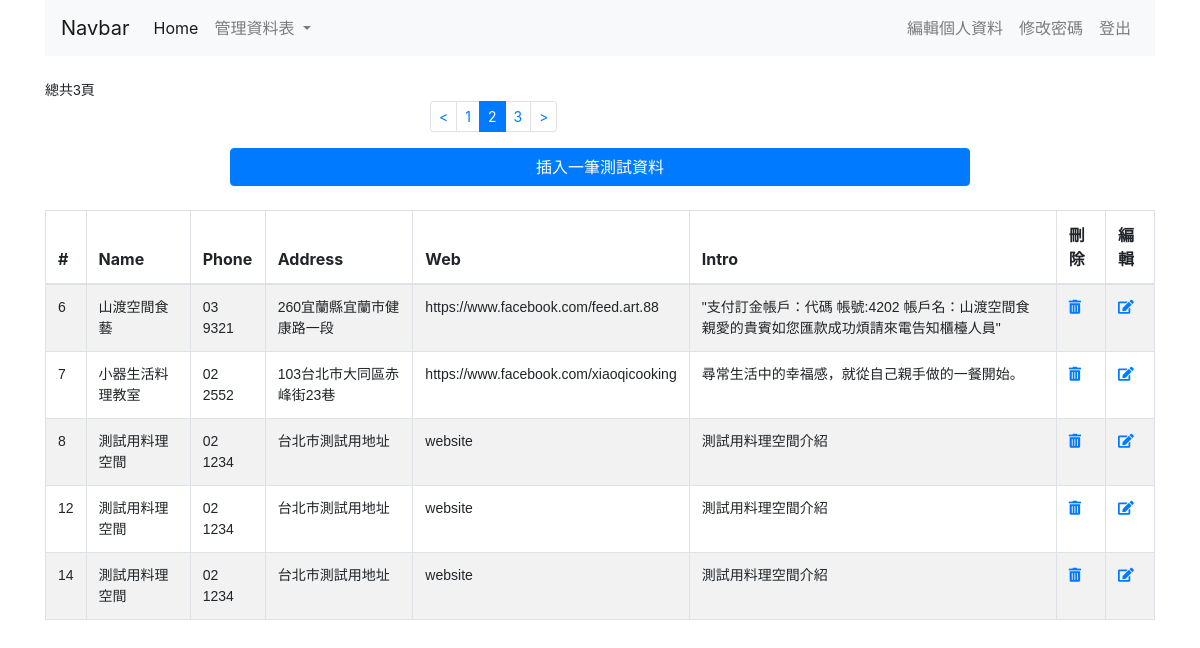
/Chef/cooking_house.php?page=2 (signed in), run on the app's committed database.
### tables this page shows
CREATE TABLE `cooking_house` (
  `sid` int(11) NOT NULL,
  `name` varchar(20) NOT NULL,
  `phone` varchar(10) NOT NULL,
  `address` varchar(40) NOT NULL,
  `web` varchar(40) NOT NULL,
  `intro` varchar(100) NOT NULL
);

### Chef/cooking_house.php (the view, shortened to what this page needs)
<?php
require __DIR__.'/connect.php';
$per_page = 5;
$page = isset($_GET['page'])? intval($_GET['page']):1;
$t_sql = "SELECT COUNT(1) FROM cooking_house";
$t_stmt = $pdo->query($t_sql);
$total_rows = $t_stmt->fetch(PDO::FETCH_NUM)[0];
$total_pages = ceil($total_rows/$per_page);
$sql = sprintf("SELECT * FROM cooking_house ORDER BY sid LIMIT %s, %s", ($page-1)*$per_page, $per_page);
$stmt = $pdo->query($sql);
$rows = $stmt->fetchAll(PDO::FETCH_ASSOC);
?>
<?php include __DIR__. '/_html_header.php' ?>
<?php include __DIR__. '/_navbar.php' ?>
<br>
<div class="form_data_font_style"><?= '總共'.$total_pages.'頁' ?></div>
<div class ="col-md-4 center_div">
<nav aria-label="...">
  <ul class="pagination pagination-sm">
  <li class="page-item <?= $page<=1 ?'disable':''?>">
        <a class ="page-link" href="?page=<?= $page-1 ?>">&lt;</a>
  </li>
  <?php for($i=1;$i<=$total_pages;$i++): ?>
    <li class="page-item <?= $i==$page ? 'active': ''?>">
        <a class ="page-link" href="?page=<?= $i ?>"><?= $i ?></a>
    </li>
    <?php endfor ?>
    <li class="page-item <?= $page>=$total_pages ?'disable':''?>">
    <a class ="page-link" href="?page=<?= $page+1 ?>">&gt;</a>
  </li>
  </ul>
</nav>
</div>
<a href="cooking_house_insert.php"><button type="button" class="btn btn-primary btn-block col-md-8 center_div">插入一筆測試資料</button></a>
<br>
<table class="table table-striped table-bordered">
<thead>
    <tr>
      <th scope="col">#</th>
      <th scope="col">Name</th>
      <th scope="col">Phone</th>
      <th scope="col">Address</th>
      <div col-md-6>
      <th scope="col">Web</th>
      <th scope="col">Intro</th>
      <th scope="col">刪除</th>
      <th scope="col">編輯</th>
      </div>
    </tr>
  </thead>
  <tbody>
  <?php foreach($rows as $row):?>
    <tr class="form_data_font_style">
      <td><?=$row['sid']?></td>
      <td><?=$row['name']?></td>
      <td><?=$row['phone']?></td>
      <td><?=$row['address']?></td>
      <td><?=$row['web']?></td>
      <td><?=$row['intro']?></td>
     <td><a href="cooking_house_delete.php?sid=<?= $row['sid']?>"><i class="fas fa-trash-alt"></i></a></td>
     <td><a href=""><i class="fas fa-edit"></i></a></td>
    </tr>
<?php endforeach; ?>
  </tbody>
</table>

### Chef/main.css (style rules this page uses)
.center_div { margin: 0 auto; }
.form_data_font_style { font-size: 14px; font-family: Arial, Helvetica, sans-serif,"微軟正黑體"; }

### data on the page
cooking_house: sid "6", name "山渡空間食藝", phone "03 9321", address "260宜蘭縣宜蘭市健康路一段", web "https://www.facebook.com/feed.art.88", intro "\"支付訂金帳戶：代碼 帳號:4202 帳戶名：山渡空間食 親愛的貴賓如您匯款成功煩請來電告知櫃檯人員\""
cooking_house: sid "7", name "小器生活料理教室", phone "02 2552", address "103台北市大同區赤峰街23巷", web "https://www.facebook.com/xiaoqicooking", intro "尋常生活中的幸福感，就從自己親手做的一餐開始。"
cooking_house: sid "8", name "測試用料理空間", phone "02 1234", address "台北市測試用地址", web "website", intro "測試用料理空間介紹"
cooking_house: sid "12", name "測試用料理空間", phone "02 1234", address "台北市測試用地址", web "website", intro "測試用料理空間介紹"
cooking_house: sid "14", name "測試用料理空間", phone "02 1234", address "台北市測試用地址", web "website", intro "測試用料理空間介紹"

### other printed values
$total_pages "3"
